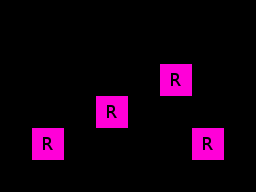

The image is a tile-based game level rendered from a .tmx file. Its description and source (layers, tilesets, objects; grid data summarised) follow:
An orthogonal 8x6 tile map with 32x32 px tiles, 2 tile layers (regions, input_set), 4 hidden layers not drawn, 4 tilesets.

<map version="1.10" tiledversion="1.11.0" orientation="orthogonal" renderorder="right-down" width="8" height="6" tilewidth="32" tileheight="32" infinite="0" nextlayerid="7" nextobjectid="1">
 <properties>
  <property name="DeleteTiles" type="bool" value="false" />
  <property name="MatchInOrder" type="bool" value="true" />
  <property name="NoOverlappingOutput" type="bool" value="false" />
 </properties>
 <tileset firstgid="1" name="collision" tilewidth="32" tileheight="32" tilecount="2" columns="2">
  <image source="../../graphics/tiles/collision.png" width="64" height="32" />
 </tileset>
 <tileset firstgid="3" name="set" tilewidth="32" tileheight="32" tilecount="64" columns="8">
  <image source="../../graphics/tiles/set_cave.png" width="256" height="256" />
 </tileset>
 <tileset firstgid="67" name="set_rules" tilewidth="32" tileheight="32" tilecount="4" columns="2">
  <image source="../../graphics/tiles/set_rules.png" width="64" height="64" />
 </tileset>
 <tileset firstgid="71" name="cave" tilewidth="32" tileheight="32" tilecount="128" columns="16">
  <image source="../../graphics/tiles/cave.png" width="512" height="256" />
 </tileset>
 <layer id="1" name="regions" width="8" height="6">
  <data>[48 cells, 10 non-empty, 1 distinct tile ids]</data>
 </layer>
 <layer id="2" name="input_set" width="8" height="6">
  <data>[48 cells, 6 non-empty, 1 distinct tile ids]</data>
 </layer>
 <layer id="3" name="output_NotSet" width="8" height="6" visible="0">
  <data>[48 cells, 4 non-empty, 1 distinct tile ids]</data>
 </layer>
 <layer id="4" name="output_Ground" width="8" height="6" visible="0">
  <data>[48 cells, 5 non-empty, 5 distinct tile ids]</data>
 </layer>
 <layer id="5" name="output_Over" width="8" height="6" visible="0">
  <data>[48 cells, 1 non-empty, 1 distinct tile ids]</data>
 </layer>
 <layer id="6" name="output_Collision" width="8" height="6" visible="0">
  <data>[48 cells, 6 non-empty, 1 distinct tile ids]</data>
 </layer>
</map>
